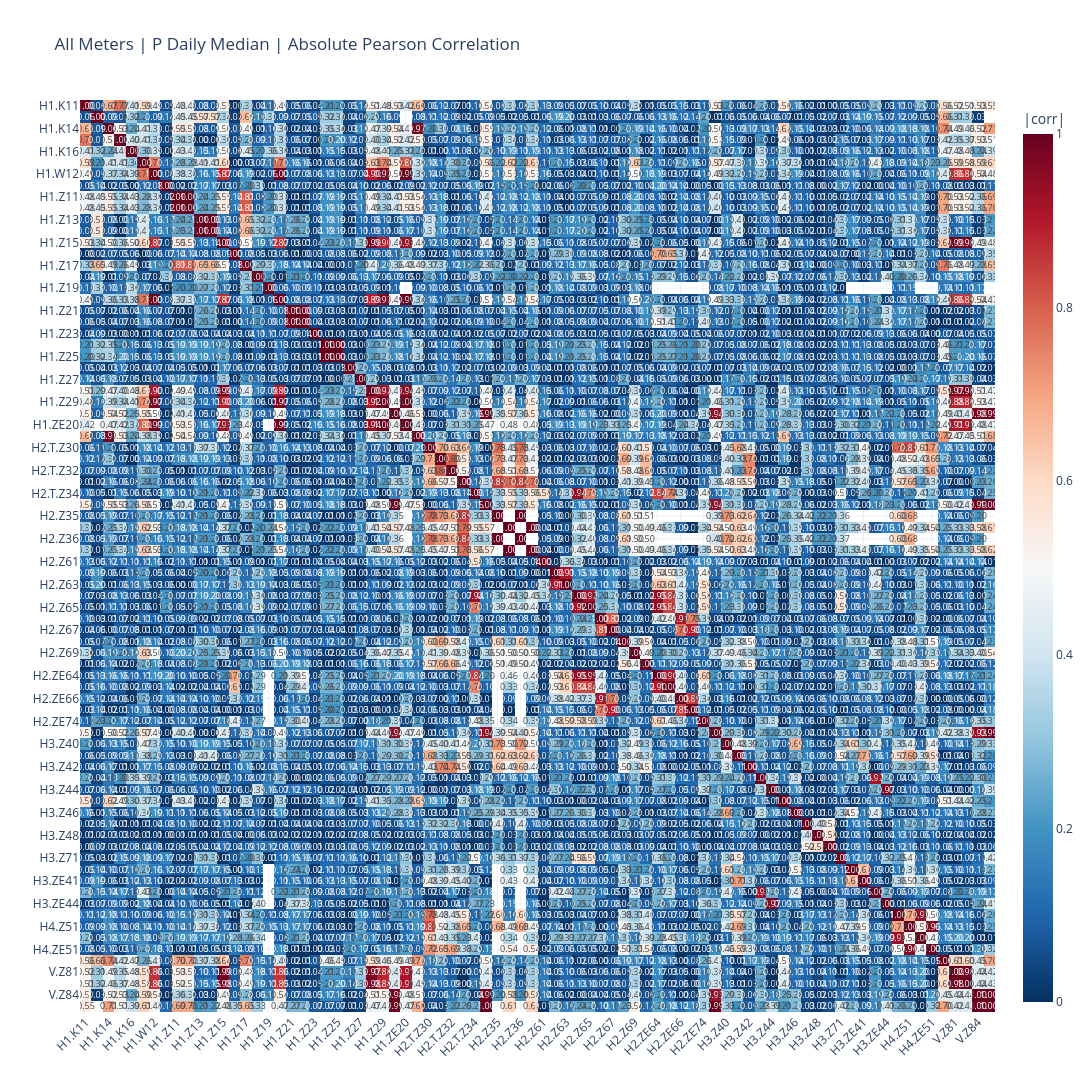

Notebook code cell kept with this figure:
### Code cell
z_values = corr_abs.round(4).values
text_values = corr_abs.map(lambda value: f'{value:.2f}' if pd.notna(value) else '').values

fig = go.Figure(
    data=[
        go.Heatmap(
            z=z_values,
            x=corr_abs.columns.tolist(),
            y=corr_abs.index.tolist(),
            zmin=0,
            zmax=1,
            colorscale='RdBu_r',
            reversescale=False,
            text=text_values,
            texttemplate='%{text}',
            textfont={'size': 9},
            colorbar={'title': '|corr|'},
            hovertemplate='%{y} vs %{x}: %{z:.3f}<extra></extra>',
        )
    ]
)

fig.update_layout(
    title='All Meters | P Daily Median | Absolute Pearson Correlation',
    width=1400,
    height=1400,
    template='plotly_white',
    xaxis={'side': 'bottom', 'tickangle': -45},
    yaxis={'autorange': 'reversed'},
)

fig.show()

### Figure 1 — Plotly figure (JSON) as saved in the notebook; plotly's stock layout.template omitted (floating-point values rounded to 4 significant figures; data arrays with more than 128 entries replaced by an {"elided": "..."} marker saying what was removed)
{"data": [{"colorbar": {"title": {"text": "|corr|"}}, "colorscale": [[0.0, "rgb(5,48,97)"], [0.1, "rgb(33,102,172)"], [0.2, "rgb(67,147,195)"], [0.3, "rgb(146,197,222)"], [0.4, "rgb(209,229,240)"], [0.5, "rgb(247,247,247)"], [0.6, "rgb(253,219,199)"], [0.7, "rgb(244,165,130)"], [0.8, "rgb(214,96,77)"], [0.9, "rgb(178,24,43)"], [1.0, "rgb(103,0,31)"]], "hovertemplate": "%{y} vs %{x}: %{z:.3f}<extra></extra>", "reversescale": false, "text": {"elided": "80x80 str values"}, "textfont": {"size": 9}, "texttemplate": "%{text}", "type": "heatmap", "x": ["H1.K11", "H1.K12", "H1.K14", "H1.K15", "H1.K16", "H1.W11", "H1.W12", "H1.Z10", "H1.Z11", "H1.Z12", "H1.Z13", "H1.Z14", "H1.Z15", "H1.Z16", "H1.Z17", "H1.Z18", "H1.Z19", "H1.Z20", "H1.Z21", "H1.Z22", "H1.Z23", "H1.Z24", "H1.Z25", "H1.Z26", "H1.Z27", "H1.Z28", "H1.Z29", "H1.Z310", "H1.ZE20", "H2.K21", "H2.T.Z30", "H2.T.Z31", "H2.T.Z32", "H2.T.Z33", "H2.T.Z34", "H2.Z311", "H2.Z35", "H2.Z351", "H2.Z36", "H2.Z361", "H2.Z61", "H2.Z62", "H2.Z63", "H2.Z64", "H2.Z65", "H2.Z66", "H2.Z67", "H2.Z68", "H2.Z69", "H2.Z70", "H2.ZE64", "H2.ZE65", "H2.ZE66", "H2.ZE67", "H2.ZE74", "H3.Z312", "H3.Z40", "H3.Z41", "H3.Z42", "H3.Z43", "H3.Z44", "H3.Z45", "H3.Z46", "H3.Z47", "H3.Z48", "H3.Z49", "H3.Z71", "H3.ZE40", "H3.ZE41", "H3.ZE43", "H3.ZE44", "H4.Z50", "H4.Z51", "H4.ZE50", "H4.ZE51", "V.K21", "V.Z81", "V.Z82", "V.Z84", "V.ZE84"], "y": ["H1.K11", "H1.K12", "H1.K14", "H1.K15", "H1.K16", "H1.W11", "H1.W12", "H1.Z10", "H1.Z11", "H1.Z12", "H1.Z13", "H1.Z14", "H1.Z15", "H1.Z16", "H1.Z17", "H1.Z18", "H1.Z19", "H1.Z20", "H1.Z21", "H1.Z22", "H1.Z23", "H1.Z24", "H1.Z25", "H1.Z26", "H1.Z27", "H1.Z28", "H1.Z29", "H1.Z310", "H1.ZE20", "H2.K21", "H2.T.Z30", "H2.T.Z31", "H2.T.Z32", "H2.T.Z33", "H2.T.Z34", "H2.Z311", "H2.Z35", "H2.Z351", "H2.Z36", "H2.Z361", "H2.Z61", "H2.Z62", "H2.Z63", "H2.Z64", "H2.Z65", "H2.Z66", "H2.Z67", "H2.Z68", "H2.Z69", "H2.Z70", "H2.ZE64", "H2.ZE65", "H2.ZE66", "H2.ZE67", "H2.ZE74", "H3.Z312", "H3.Z40", "H3.Z41", "H3.Z42", "H3.Z43", "H3.Z44", "H3.Z45", "H3.Z46", "H3.Z47", "H3.Z48", "H3.Z49", "H3.Z71", "H3.ZE40", "H3.ZE41", "H3.ZE43", "H3.ZE44", "H4.Z50", "H4.Z51", "H4.ZE50", "H4.ZE51", "V.K21", "V.Z81", "V.Z82", "V.Z84", "V.ZE84"], "z": {"elided": "80x80 float values"}, "zmax": 1, "zmin": 0}], "layout": {"height": 1400, "title": {"text": "All Meters | P Daily Median | Absolute Pearson Correlation"}, "width": 1400, "xaxis": {"side": "bottom", "tickangle": -45}, "yaxis": {"autorange": "reversed"}}}
